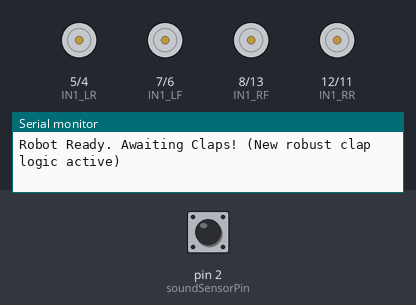
Bench run of a sketch on a simulated Arduino Uno, built with avr-gcc and run on an emulated ATmega328P. Parts: motor-driver pin pairs drawn as motors (green arrow = first pin HIGH = forward, orange = second pin HIGH = backward, longer = more drive), the last lines printed to the serial monitor. The test bench sets the inputs (shaded band); at power-on: pin 2 (soundSensorPin) LOW.

Above: at 1.2 s.
1.3 s: pin 2 (soundSensorPin) driven HIGH
At 3.5 s:
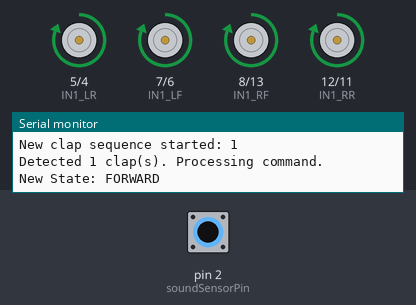
4.3 s: pin 2 (soundSensorPin) pulsed LOW 2 times (0.12 s each, 0.3 s apart)
At 6.6 s:
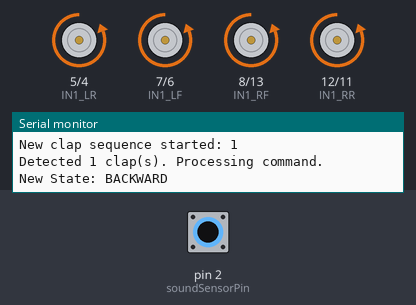
7.4 s: pin 2 (soundSensorPin) pulsed LOW 5 times (0.12 s each, 0.3 s apart)
At 11.0 s:
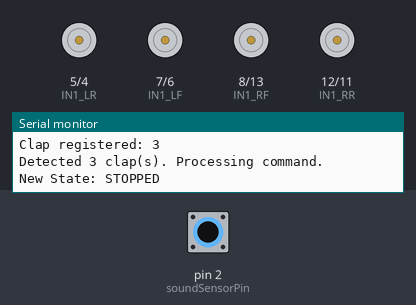
Timing chart, 0 to 12.5 s (numbered marks = the images above; inputs shaded):
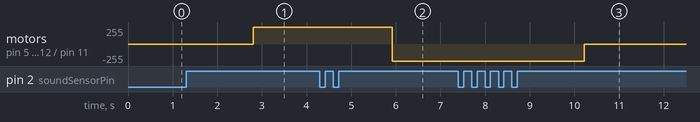

The sketch:

sound_car.ino
```cpp
#include <Arduino.h>

const int soundSensorPin = 2;

const int IN1_LF = 7;
const int IN2_LF = 6;

const int IN1_LR = 5;
const int IN2_LR = 4;

const int IN1_RF = 8;
const int IN2_RF = 13;

const int IN1_RR = 12;
const int IN2_RR = 11;

enum RobotState {
    STOPPED,
    FORWARD,
    BACKWARD,
    TURN_LEFT,
    TURN_RIGHT
};

RobotState currentState = STOPPED;

const int motorSpeed = 250;

volatile bool soundDetected = false;
volatile unsigned long lastSoundTime = 0;

int clapCount = 0;
unsigned long lastClapTime = 0;
const unsigned long clapDetectionWindow = 1500;
const unsigned long soundDebounceDelay = 300;

void detectClap();
void processSound();
void moveRobot(RobotState state);
void stopMotors();
void moveForward();
void moveBackward();
void turnLeft();
void turnRight();


void setup() {
    Serial.begin(9600);

    pinMode(IN1_LF, OUTPUT);
    pinMode(IN2_LF, OUTPUT);
    pinMode(IN1_LR, OUTPUT);
    pinMode(IN2_LR, OUTPUT);
    pinMode(IN1_RF, OUTPUT);
    pinMode(IN2_RF, OUTPUT);
    pinMode(IN1_RR, OUTPUT);
    pinMode(IN2_RR, OUTPUT);

    pinMode(soundSensorPin, INPUT);

    stopMotors();

    attachInterrupt(digitalPinToInterrupt(soundSensorPin), detectClap, RISING);

    Serial.println("Robot Ready. Awaiting Claps! (New robust clap logic active)");
}


void loop() {
    if (soundDetected) {
        processSound();
    }

    if (clapCount > 0 && (millis() - lastClapTime > clapDetectionWindow)) {

        int commandClapCount = clapCount;
        clapCount = 0;

        Serial.print("Detected ");
        Serial.print(commandClapCount);
        Serial.println(" clap(s). Processing command.");

        switch (commandClapCount) {
            case 1:
                if (currentState == FORWARD) {
                    moveRobot(BACKWARD);
                } else if (currentState == BACKWARD) {
                    moveRobot(STOPPED);
                } else {
                    moveRobot(FORWARD);
                }
                break;

            case 2:
                if (currentState == TURN_LEFT) {
                    moveRobot(TURN_RIGHT);
                } else if (currentState == TURN_RIGHT) {
                    moveRobot(STOPPED);
                } else {
                    moveRobot(TURN_LEFT);
                }
                break;

            case 3:
                moveRobot(STOPPED);
                break;

            default:
                Serial.println("Command not recognized (1-3 claps only). Ignoring.");
                break;
        }
    }
}

void detectClap() {
    unsigned long currentTime = millis();

    if (currentTime - lastSoundTime > soundDebounceDelay) {
        soundDetected = true;
        lastSoundTime = currentTime;
    }
}

void processSound() {
    soundDetected = false;

    unsigned long currentTime = lastSoundTime;

    if (clapCount > 0 && (currentTime - lastClapTime < clapDetectionWindow)) {
        clapCount++;
        Serial.print("Clap registered: ");
        Serial.println(clapCount);
    } else {
          clapCount = 1;
          Serial.println("New clap sequence started: 1");
    }

    lastClapTime = currentTime;
}

void moveRobot(RobotState newState) {
    currentState = newState;
    Serial.print("New State: ");

    switch (currentState) {
        case FORWARD:
            moveForward();
            Serial.println("FORWARD");
            break;
        case BACKWARD:
            moveBackward();
            Serial.println("BACKWARD");
            break;
        case TURN_LEFT:
            turnLeft();
            Serial.println("TURN_LEFT");
            break;
        case TURN_RIGHT:
            turnRight();
            Serial.println("TURN_RIGHT");
            break;
        case STOPPED:
        default:
            stopMotors();
            Serial.println("STOPPED");
            break;
    }
}

void stopMotors() {
    digitalWrite(IN1_LF, LOW);
    digitalWrite(IN2_LF, LOW);
    digitalWrite(IN1_LR, LOW);
    digitalWrite(IN2_LR, LOW);
    digitalWrite(IN1_RF, LOW);
    digitalWrite(IN2_RF, LOW);
    digitalWrite(IN1_RR, LOW);
    digitalWrite(IN2_RR, LOW);
}

void moveForward() {
    digitalWrite(IN1_LF, HIGH);
    digitalWrite(IN2_LF, LOW);
    digitalWrite(IN1_LR, HIGH);
    digitalWrite(IN2_LR, LOW);

    digitalWrite(IN1_RF, HIGH);
    digitalWrite(IN2_RF, LOW);
    digitalWrite(IN1_RR, HIGH);
    digitalWrite(IN2_RR, LOW);
}

void moveBackward() {
    digitalWrite(IN1_LF, LOW);
    digitalWrite(IN2_LF, HIGH);
    digitalWrite(IN1_LR, LOW);
    digitalWrite(IN2_LR, HIGH);

    digitalWrite(IN1_RF, LOW);
    digitalWrite(IN2_RF, HIGH);
    digitalWrite(IN1_RR, LOW);
    digitalWrite(IN2_RR, HIGH);
}

void turnLeft() {
    digitalWrite(IN1_LF, LOW);
    digitalWrite(IN2_LF, HIGH);
    digitalWrite(IN1_LR, LOW);
    digitalWrite(IN2_LR, HIGH);

    digitalWrite(IN1_RF, HIGH);
    digitalWrite(IN2_RF, LOW);
    digitalWrite(IN1_RR, HIGH);
    digitalWrite(IN2_RR, LOW);
}

void turnRight() {
    digitalWrite(IN1_LF, HIGH);
    digitalWrite(IN2_LF, LOW);
    digitalWrite(IN1_LR, HIGH);
    digitalWrite(IN2_LR, LOW);

    digitalWrite(IN1_RF, LOW);
    digitalWrite(IN2_RF, HIGH);
    digitalWrite(IN1_RR, LOW);
    digitalWrite(IN2_RR, HIGH);
}
```

Measured:
- after the input at 1.3 s, motor on pin 5 (IN1_LR) / pin 4 (IN2_LR), motor on pin 7 (IN1_LF) / pin 6 (IN2_LF), motor on pin 8 (IN1_RF) / pin 13 (IN2_RF), motor on pin 12 (IN1_RR) / pin 11 (IN2_RR): stopped → forward 255/255 after 1.5 s
- after the input at 4.3 s, motor on pin 5 (IN1_LR) / pin 4 (IN2_LR), motor on pin 7 (IN1_LF) / pin 6 (IN2_LF), motor on pin 8 (IN1_RF) / pin 13 (IN2_RF), motor on pin 12 (IN1_RR) / pin 11 (IN2_RR): forward 255/255 → backward 255/255 after 1.6 s
- after the input at 7.4 s, motor on pin 5 (IN1_LR) / pin 4 (IN2_LR), motor on pin 7 (IN1_LF) / pin 6 (IN2_LF), motor on pin 8 (IN1_RF) / pin 13 (IN2_RF), motor on pin 12 (IN1_RR) / pin 11 (IN2_RR): backward 255/255 → stopped after 2.8 s
